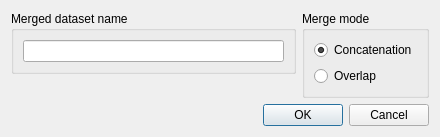
<?xml version="1.0" encoding="UTF-8"?>
<ui version="4.0">
 <class>DatasetsMergeDialog</class>
 <widget class="QDialog" name="DatasetsMergeDialog">
  <property name="geometry">
   <rect>
    <x>0</x>
    <y>0</y>
    <width>440</width>
    <height>132</height>
   </rect>
  </property>
  <property name="windowTitle">
   <string>Merge Datasets</string>
  </property>
  <layout class="QVBoxLayout" name="_4">
   <item>
    <layout class="QHBoxLayout" name="horizontalLayout">
     <item alignment="Qt::AlignTop">
      <widget class="QGroupBox" name="groupBoxName">
       <property name="title">
        <string>Merged dataset name</string>
       </property>
       <layout class="QVBoxLayout" name="_3">
        <item>
         <widget class="QLineEdit" name="lineEditName"/>
        </item>
       </layout>
      </widget>
     </item>
     <item alignment="Qt::AlignTop">
      <widget class="QGroupBox" name="groupBoxMergeMode">
       <property name="title">
        <string>Merge mode</string>
       </property>
       <layout class="QVBoxLayout" name="_2">
        <item>
         <widget class="QRadioButton" name="radioButtonConcatenation">
          <property name="text">
           <string>Concatenation</string>
          </property>
          <property name="checked">
           <bool>true</bool>
          </property>
         </widget>
        </item>
        <item>
         <widget class="QRadioButton" name="radioButtonOverlap">
          <property name="text">
           <string>Overlap</string>
          </property>
         </widget>
        </item>
       </layout>
      </widget>
     </item>
    </layout>
   </item>
   <item>
    <widget class="QDialogButtonBox" name="buttonBox">
     <property name="orientation">
      <enum>Qt::Horizontal</enum>
     </property>
     <property name="standardButtons">
      <set>QDialogButtonBox::Cancel|QDialogButtonBox::Ok</set>
     </property>
    </widget>
   </item>
  </layout>
 </widget>
 <resources/>
 <connections>
  <connection>
   <sender>buttonBox</sender>
   <signal>accepted()</signal>
   <receiver>DatasetsMergeDialog</receiver>
   <slot>accept()</slot>
   <hints>
    <hint type="sourcelabel">
     <x>248</x>
     <y>254</y>
    </hint>
    <hint type="destinationlabel">
     <x>157</x>
     <y>274</y>
    </hint>
   </hints>
  </connection>
  <connection>
   <sender>buttonBox</sender>
   <signal>rejected()</signal>
   <receiver>DatasetsMergeDialog</receiver>
   <slot>reject()</slot>
   <hints>
    <hint type="sourcelabel">
     <x>316</x>
     <y>260</y>
    </hint>
    <hint type="destinationlabel">
     <x>286</x>
     <y>274</y>
    </hint>
   </hints>
  </connection>
 </connections>
</ui>
